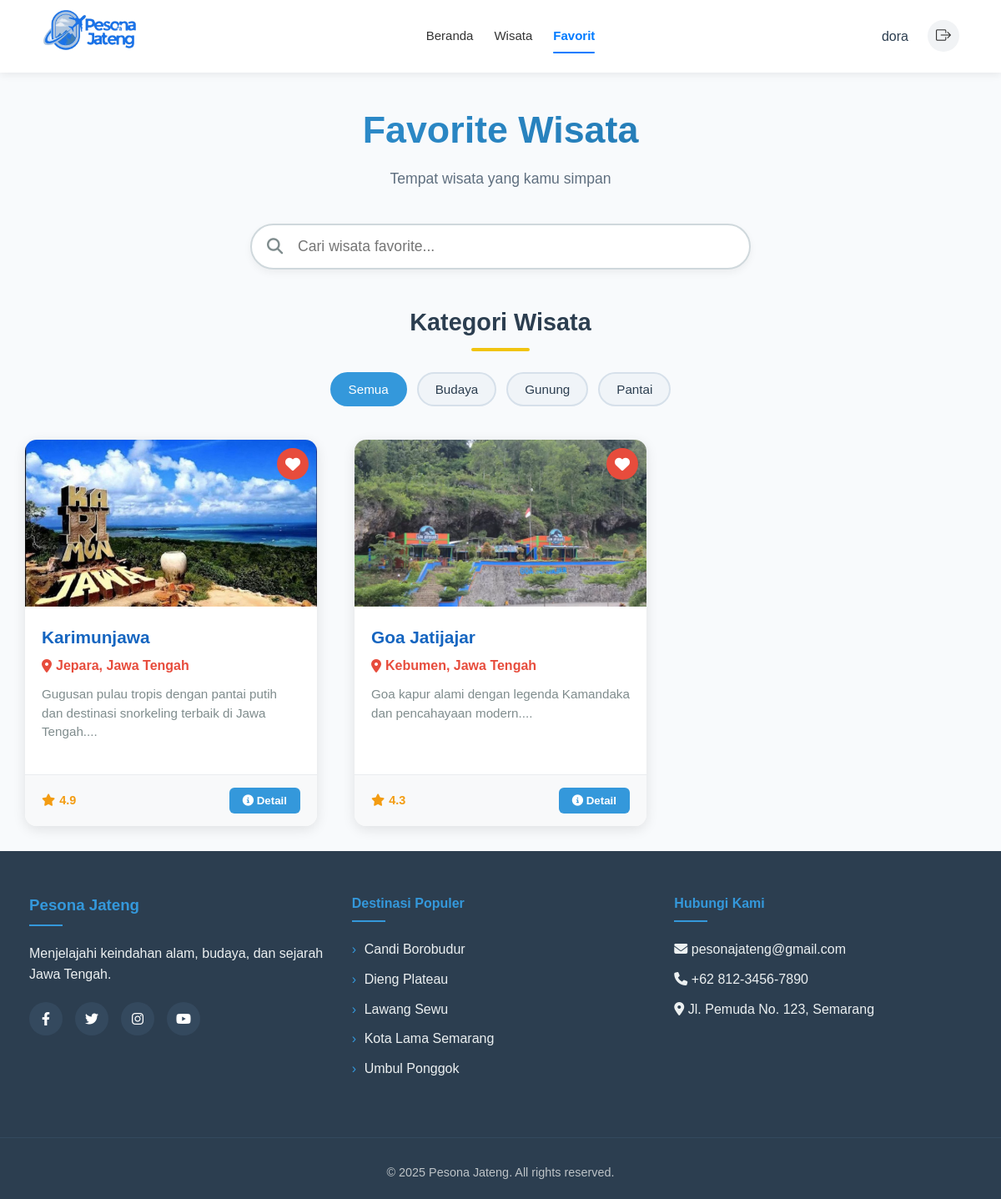
/users/favorite/index.php (signed in), run on the app's committed database.
### tables this page shows
CREATE TABLE `users` (
  `id_user` int(11) NOT NULL,
  `username` varchar(100) NOT NULL,
  `password` varchar(100) NOT NULL,
  `nama_lengkap` varchar(100) NOT NULL,
  `email` varchar(100) NOT NULL,
  `role` enum('user','admin') NOT NULL
);

CREATE TABLE `kategori` (
  `id_kategori` int(11) NOT NULL,
  `nama_kategori` varchar(100) NOT NULL
);

CREATE TABLE `wisata` (
  `id_wisata` int(11) NOT NULL,
  `nama_wisata` varchar(255) NOT NULL,
  `lokasi` varchar(255) NOT NULL,
  `deskripsi` text NOT NULL,
  `gambar` varchar(255) NOT NULL,
  `tanggal_ditambahkan` datetime NOT NULL,
  `id_kategori` int(11) DEFAULT NULL,
  `rating` decimal(2,1) DEFAULT 0.0
);

### users/favorite/index.php (the view, shortened to what this page needs)
<?php
require_once '../../config/koneksi.php';
$idUser = isset($_SESSION['user_id']) ? (int) $_SESSION['user_id'] : null;
?>
<!DOCTYPE html>
<html lang="id">
<head>
  <link rel="stylesheet" href="https://cdnjs.cloudflare.com/ajax/libs/font-awesome/6.4.0/css/all.min.css">
  <link rel="stylesheet" href="../layouts/footer.css">
</head>
<body>
<?php include '../layouts/navbar/index.php'; ?>
<main>
  <div class="container">
    <header>
      <h1>Favorite Wisata</h1>
      <p class="subtitle">Tempat wisata yang kamu simpan</p>
    </header>
    <div class="search-box">
      <i class="fas fa-search"></i>
      <input type="text" id="searchInput" placeholder="Cari wisata favorite..." onkeyup="filterWisata()">
    </div>
    <div class="kategori-section">
      <h2>Kategori Wisata</h2>
      <div class="line-yellow"></div>
      <div class="categories">
        <button class="category-btn active" onclick="filterKategori(event, 0)">Semua</button>
        <?php
        $kategori = $conn->query("SELECT * FROM kategori ORDER BY nama_kategori ASC");
        if ($kategori->num_rows > 0) {
          while ($kat = $kategori->fetch_assoc()) {
            echo "<button class='category-btn' onclick='filterKategori(event, {$kat['id_kategori']})'>{$kat['nama_kategori']}</button>";
          }
        }
        ?>
      </div>
    </div>
    <div class="wisata-grid" id="wisataGrid">
      <?php
      if (!$idUser) {
          echo '<div class="empty-note">Silakan login untuk melihat wisata favorit 😊</div>';
      } else {
          $sql = "SELECT w.id_wisata, w.nama_wisata, w.lokasi, w.deskripsi, w.gambar, w.rating, w.id_kategori
                  FROM favorite f
                  JOIN wisata w ON f.id_wisata = w.id_wisata
                  WHERE f.id_user = ?
                  ORDER BY f.tanggal_favorite DESC";
          $stmt = $conn->prepare($sql);
          $stmt->bind_param("i", $idUser);
          $stmt->execute();
          $result = $stmt->get_result();
          if ($result->num_rows > 0) {
              while ($row = $result->fetch_assoc()) {
                  $id = $row['id_wisata'];
                  $nama = htmlspecialchars($row['nama_wisata']);
                  $lokasi = htmlspecialchars($row['lokasi']);
                  $des = htmlspecialchars(substr($row['deskripsi'], 0, 150)) . '...';
                  $rating = htmlspecialchars($row['rating']);
                  $kategori = $row['id_kategori'];
                  $gambarPath = "../../admin/pages/galeri/img/" . $row['gambar'];
                  echo "
                  <div class='wisata-card' data-id='$id' data-nama='".strtolower($nama)."' data-kategori='$kategori'>
                    <div class='card-header'>
                       <img src='$gambarPath' class='card-image' alt='$nama'>
                      <button class='btn-favorite active'><i class='fas fa-heart'></i></button>
                    </div>
                    <div class='card-body'>
                      <div class='wisata-title'>$nama</div>
                      <div class='wisata-location'><i class='fas fa-map-marker-alt'></i> $lokasi</div>
                      <div class='wisata-description'>$des</div>
                    </div>
                    <div class='card-footer'>
                      <div class='card-rating'><i class='fas fa-star'></i> $rating</div>
                      <button class='btn-detail' onclick='showDetail({$row['id_wisata']})'>
                        <i class='fas fa-info-circle'></i> Detail
                      </button>
                    </div>
                  </div>";
              }
          }
      }
      ?>
    </div>
  </div>
</main>
<?php include '../layouts/footer.php'; ?>
</body>
</html>

### users/layouts/navbar/index.php (shortened to what this page needs)
<?php
require_once '../../config/koneksi.php';
$user = null;
if (isset($_SESSION['user_id'])) {
    $user_id = $_SESSION['user_id'];
    $query = "SELECT id_user, username, nama_lengkap, role FROM users WHERE id_user='$user_id'";
    $result = mysqli_query($conn, $query);
    if ($result && mysqli_num_rows($result) > 0) {
        $user = mysqli_fetch_assoc($result);
    }
}
?>
<!DOCTYPE html>
<html lang="id">
<head>
  <link rel="stylesheet" href="https://cdn.jsdelivr.net/npm/bootstrap-icons@1.11.1/font/bootstrap-icons.css">
</head>
<body>
  <header class="navbar" id="navbar">
    <div class="logo">
      <img src="../assets/logo.png" alt="Pesona Jateng Logo">
    </div>
    <nav class="nav-links" id="navLinks">
      <a href="../home/index.php" class="<?= strpos($_SERVER['REQUEST_URI'], 'home') !== false ? 'active' : '' ?>">Beranda</a>
      <a href="../wisata/index.php" class="<?= strpos($_SERVER['REQUEST_URI'], 'wisata') !== false ? 'active' : '' ?>">Wisata</a>
      <a href="../favorite/index.php" class="<?= strpos($_SERVER['REQUEST_URI'], 'favorite') !== false ? 'active' : '' ?>">Favorit</a>
    </nav>
    <div class="nav-actions">
      <?php if($user): ?>
          <span class="user-name"><?= htmlspecialchars($user['nama_lengkap']); ?></span>
          <a href="../login/logout.php" class="icon-btn" title="Logout"><i class="bi bi-box-arrow-right"></i></a>
      <?php else: ?>
          <a href="../login/index.php" class="icon-btn" title="Login"><i class="bi bi-box-arrow-in-right"></i></a>
      <?php endif; ?>
    </div>
  </header>
</body>
</html>

### users/favorite/index.php (style rules this page uses)
* { margin:0; padding:0; box-sizing:border-box; font-family:'Poppins',sans-serif; }
body { background:#f8fafc; color:#333; line-height:1.6; }
main { margin-top:90px; }
.container { max-width:1200px; margin:0 auto; padding:30px 20px; }
header { text-align:center;margin-bottom:40px; }
h1 { font-size:2.8rem; background:linear-gradient(90deg,#3498db,#1d6fa5); -webkit-background-clip:text; -webkit-text-fill-color:transparent; font-weight:700; }
.subtitle { color:#5f6f7f; font-size:1.1rem; margin-top:8px; }
.search-box { width:100%; max-width:600px; margin:0 auto 40px auto; position:relative; }
.search-box input { width:100%; padding:15px 55px; border:2px solid #cfd8dc; border-radius:40px; font-size:1.1rem; transition:.3s; background:#fff; box-shadow:0 4px 10px rgba(0,0,0,0.05); }
.search-box i { position:absolute; left:20px; top:50%; transform:translateY(-50%); color:#7f8c8d; font-size:1.2rem; }
.kategori-section { text-align:center;margin-bottom:40px; }
.kategori-section h2 { font-size:1.8rem; color:#2c3e50; font-weight:700; margin-bottom:8px; }
.line-yellow { width:70px; height:4px; background:#f1c40f; margin:0 auto 25px auto; border-radius:3px; }
.categories { display:flex; justify-content:center; flex-wrap:wrap; gap:12px; }
.category-btn { background:#f0f4f8; border:2px solid #d6e0ea; padding:10px 20px; border-radius:25px; cursor:pointer; transition:.3s; font-size:.95rem; font-weight:500; color:#2c3e50; }
.category-btn.active { background:#3498db; color:#fff; border-color:#3498db; }
.wisata-grid { display:grid; grid-template-columns:repeat(auto-fill, minmax(320px,1fr)); gap:25px; margin-top:30px; place-items:center; }
.wisata-card { background:#fff; border-radius:14px; overflow:hidden; box-shadow:0 4px 15px rgba(0,0,0,0.1); transition:.3s; width: 100%; max-width: 350px; }
.card-header { position:relative; height:200px; overflow:hidden; }
.card-image { width:100%; height:100%; object-fit:cover; transition:transform .5s; }
.btn-favorite { position:absolute; top:10px; right:10px; background:rgba(255,255,255,0.9); color:#e74c3c; border:none; border-radius:50%; width:38px; height:38px; display:flex; align-items:center; justify-content:center; cursor:pointer; font-size:18px; transition:all .3s; }
.btn-favorite.active { background:#e74c3c; color:#fff; }
.card-body { padding:20px; }
.wisata-title { font-size:1.3rem; color:#1565c0; font-weight:600; margin-bottom:5px; }
.wisata-location { color:#e74c3c; font-weight:600; margin-bottom:10px; display:flex; align-items:center; gap:5px; }
.wisata-description { color:#7f8c8d; margin-bottom:15px; font-size:.95rem; line-height:1.5; height: 72px; overflow: hidden; }
.card-footer { padding:15px 20px; background:#f8f9fa; border-top:1px solid #e9ecef; display:flex; justify-content:space-between; align-items:center; }
.card-rating { display:flex; align-items:center; gap:5px; font-weight:bold; color:#f39c12; font-size:.9rem; }
.btn-detail { background:#3498db; color:white; padding:8px 16px; border-radius:6px; border:none; cursor:pointer; font-weight:600; transition:.3s; }

### users/layouts/navbar/index.php (style rules this page uses)
* { margin: 0; padding: 0; box-sizing: border-box; font-family: 'Poppins', sans-serif; }
.navbar { position: fixed; top:0; left:0; width:100%; background:#fff; display:flex; justify-content:space-between; align-items:center; padding:12px 50px; box-shadow:0 2px 10px rgba(0,0,0,0.08); z-index:1000; transition:0.3s ease; }
.logo img { height:55px; width:auto; transition: all 0.3s ease; }
.nav-links { display:flex; align-items:center; gap:25px; }
.nav-links a { text-decoration:none; color:#333; font-weight:500; font-size:15px; position:relative; padding:5px 0; transition: all 0.3s ease; }
.nav-links a::after { content:""; position:absolute; bottom:-4px; left:0; width:0%; height:2px; background:#007bff; transition: width 0.3s ease; border-radius:5px; }
.nav-links a:hover::after, .nav-links a.active::after { width:100%; }
.nav-links a.active { color:#007bff; font-weight:600; }
.nav-actions { display:flex; align-items:center; gap:15px; }
.icon-btn { display:flex; align-items:center; justify-content:center; width:38px; height:38px; border-radius:50%; background:#f1f3f5; color:#333; text-decoration:none; font-size:18px; transition:all 0.3s ease; border:none; }
.user-name { font-weight:500; color:#2c3e50; margin-right:8px; }

### data on the page
users: nama_lengkap "dora"
kategori: nama_kategori "Budaya"
kategori: nama_kategori "Gunung"
kategori: nama_kategori "Pantai"
wisata: gambar (picture), nama_wisata "Karimunjawa", lokasi "Jepara, Jawa Tengah", deskripsi "Gugusan pulau tropis dengan pantai putih dan destinasi snorkeling terbaik di Jawa Tengah....", rating "4.9"
wisata: gambar (picture), nama_wisata "Goa Jatijajar", lokasi "Kebumen, Jawa Tengah", deskripsi "Goa kapur alami dengan legenda Kamandaka dan pencahayaan modern....", rating "4.3"
